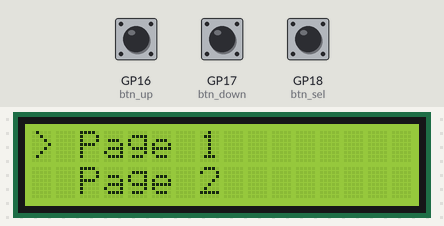
This program was run on a simulated Raspberry Pi Pico running MicroPython. On the bench: 16×2 character LCD. The inputs (shaded band) are chosen by the test bench; at power-on: GP17 (btn_down) HIGH, GP18 (btn_sel) HIGH, GP16 (btn_up) HIGH. Library files of the repository ran but are not shown: __init__.py, __init__.py, scroller.py, I2C_LCD.py.

Above: at 1.3 s.
1.4 s: GP17 (btn_down) pulled LOW for 0.15 s
At 2.6 s:
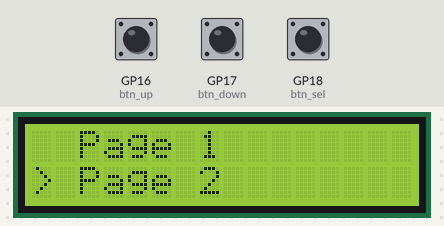
3.0 s: GP18 (btn_sel) pulled LOW for 0.15 s
At 4.0 s:
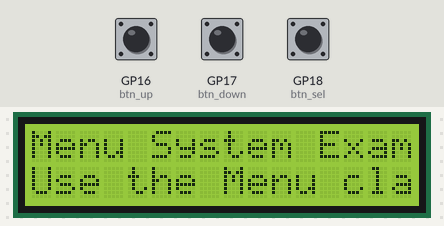
4.6 s: GP17 (btn_down) pulled LOW for 1 s
At 5.2 s:
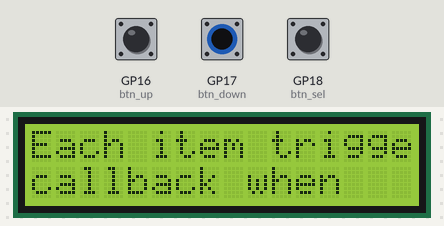
7.1 s: GP17 (btn_down) pulled LOW for 0.15 s
At 8.3 s:
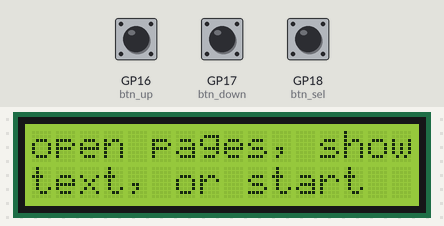
8.7 s: GP17 (btn_down) pulled LOW for 3.2 s
At 9.9 s:
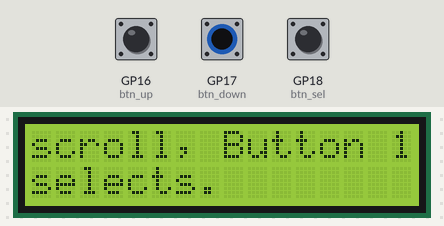
13.4 s: GP16 (btn_up) pulled LOW for 0.15 s
At 14.3 s:
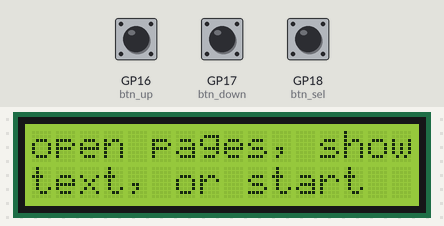
Timing chart, 0 to 16.0 s (numbered marks = the images above; inputs shaded):
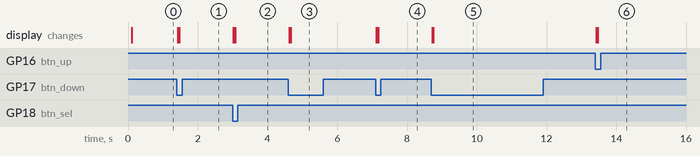

Measured:
- after the input at 1.4 s, the display: first changes at once (image 1 shows a later state)
- after the input at 3.0 s, the display: first changes at once (image 2 shows a later state)
- after the input at 4.6 s, the display: first changes at once (image 3 shows a later state)
- after the input at 7.1 s, the display: first changes at once (image 4 shows a later state)
- after the input at 8.7 s, the display: first changes at once (image 5 shows a later state)
- after the input at 13.4 s, the display: first changes at once (image 6 shows a later state)

The program:

example.py
```python
from pico_lcd import LCDDisplay, TextScroller, Menu
from picozero import Button

# Initialize LCD with the correct size (change to rows=2, cols=16 if needed)
lcd = LCDDisplay(rows=4, cols=20)

# Function to load and scroll a text file
def show_page(filename):
    scroller = TextScroller(lcd, filename, mode='page')
    scroller.show()

    # Reassign buttons to scroll through the text
    btn_up.when_pressed = scroller.scroll_up
    btn_down.when_pressed = scroller.scroll_down

# Callback to handle menu selection
def menu_callback(selected):
    if selected == "Page 1":
        show_page("page1.txt")
    elif selected == "Page 2":
        show_page("page2.txt")
    elif selected == "Credits":
        lcd.write_full(["Created by", "Gabriele Di Pinto"])
    elif selected == "Exit":
        lcd.write_full(["Exiting..."])

# Define menu items
menu_items = ["Page 1", "Page 2", "Credits", "Exit"]

# Create the menu
menu = Menu(lcd, menu_items, callback=menu_callback)

# Define physical buttons (change pin numbers if needed)
btn_up = Button(16)
btn_down = Button(17)
btn_sel = Button(18)

# Assign button actions to menu navigation
btn_up.when_pressed = menu.scroll_up
btn_down.when_pressed = menu.scroll_down
btn_sel.when_pressed = menu.select
```

display.py
```python
# Module: display.py - LCD handling (initialization, line/page writing)

from machine import I2C, Pin
from pico_lcd.drivers.I2C_LCD import I2CLcd  # Import from internal drivers

class LCDDisplay:
    def __init__(self, i2c_id=0, sda_pin=0, scl_pin=1, address=0x27, rows=4, cols=20):
        # Constructor: Initialize LCD with given I2C parameters and dimensions
        self.i2c = I2C(i2c_id, sda=Pin(sda_pin), scl=Pin(scl_pin), freq=400000)
        self.lcd = I2CLcd(self.i2c, address, rows, cols)
        self.rows = rows
        self.cols = cols
        self.clear()

    def clear(self):
        # Clear the LCD screen
        self.lcd.clear()

    def write_line(self, row, text):
        # Write a single line to the LCD
        if row < self.rows:
            self.lcd.move_to(0, row)
            text = str(text)
            if len(text) < self.cols:
                text = text + ' ' * (self.cols - len(text))
            else:
                text = text[:self.cols]
            self.lcd.move_to(0, row)
            self.lcd.putstr(text)

    def write_full(self, lines):
        # Write multiple lines to the LCD
        self.clear()
        for i, line in enumerate(lines):
            if i < self.rows:
                self.write_line(i, line)
```

menu.py
```python
# pico_lcd/menu.py - Simple interactive menu with navigation and selection
class Menu:
    def __init__(self, lcd_display, items, callback=None):
        self.lcd = lcd_display
        self.items = items
        self.index = 0      # Index of currently selected item
        self.offset = 0     # Index of topmost visible item on screen
        self.callback = callback  # Function to call on selection
        self.show()

    def show(self):
        # Render the visible portion of the menu
        lines = []
        for i in range(self.lcd.rows):
            pos = self.offset + i
            if pos < len(self.items):
                prefix = "> " if pos == self.index else "  "
                lines.append(prefix + self.items[pos])
        self.lcd.write_full(lines)

    def scroll_up(self):
        # Move selection up
        if self.index > 0:
            self.index -= 1
            if self.index < self.offset:
                self.offset -= 1
            self.show()

    def scroll_down(self):
        # Move selection down
        if self.index < len(self.items) - 1:
            self.index += 1
            if self.index >= self.offset + self.lcd.rows:
                self.offset += 1
            self.show()

    def select(self):
        # Call the associated callback with the selected item
        if self.callback:
            self.callback(self.items[self.index])
```
